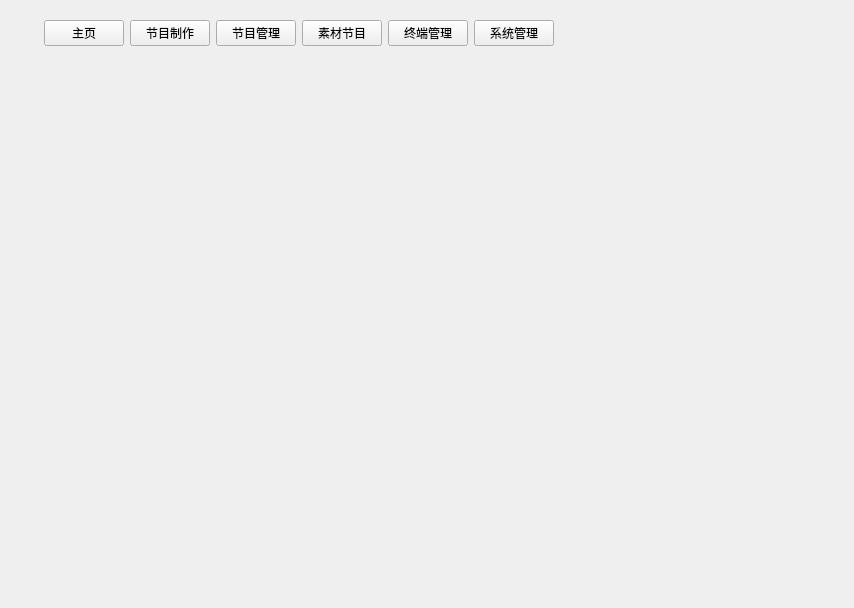
<?xml version="1.0" encoding="UTF-8"?>
<ui version="4.0">
 <class>MainWidget</class>
 <widget class="QWidget" name="MainWidget">
  <property name="geometry">
   <rect>
    <x>0</x>
    <y>0</y>
    <width>854</width>
    <height>608</height>
   </rect>
  </property>
  <property name="windowTitle">
   <string>Form</string>
  </property>
  <property name="styleSheet">
   <string notr="true"/>
  </property>
  <layout class="QGridLayout" name="gridLayout_2">
   <item row="0" column="1">
    <widget class="QWidget" name="topBarWidget" native="true">
     <layout class="QHBoxLayout" name="horizontalLayout">
      <item>
       <widget class="QPushButton" name="itemButton1">
        <property name="text">
         <string>主页</string>
        </property>
       </widget>
      </item>
      <item>
       <widget class="QPushButton" name="itemButton2">
        <property name="text">
         <string>节目制作</string>
        </property>
       </widget>
      </item>
      <item>
       <widget class="QPushButton" name="itemButton3">
        <property name="text">
         <string>节目管理</string>
        </property>
       </widget>
      </item>
      <item>
       <widget class="QPushButton" name="itemButton4">
        <property name="text">
         <string>素材节目</string>
        </property>
       </widget>
      </item>
      <item>
       <widget class="QPushButton" name="itemButton5">
        <property name="text">
         <string>终端管理</string>
        </property>
       </widget>
      </item>
      <item>
       <widget class="QPushButton" name="itemButton6">
        <property name="text">
         <string>系统管理</string>
        </property>
       </widget>
      </item>
      <item>
       <spacer name="horizontalSpacer">
        <property name="orientation">
         <enum>Qt::Horizontal</enum>
        </property>
        <property name="sizeHint" stdset="0">
         <size>
          <width>362</width>
          <height>20</height>
         </size>
        </property>
       </spacer>
      </item>
      <item>
       <widget class="QWidget" name="userWidget" native="true"/>
      </item>
     </layout>
    </widget>
   </item>
   <item row="0" column="0">
    <widget class="QWidget" name="logoWidget" native="true">
     <layout class="QGridLayout" name="gridLayout"/>
    </widget>
   </item>
   <item row="1" column="0" colspan="2">
    <widget class="QStackedWidget" name="centralStackedWidget">
     <widget class="QWidget" name="page"/>
     <widget class="QWidget" name="page_2"/>
    </widget>
   </item>
  </layout>
 </widget>
 <resources/>
 <connections/>
</ui>
